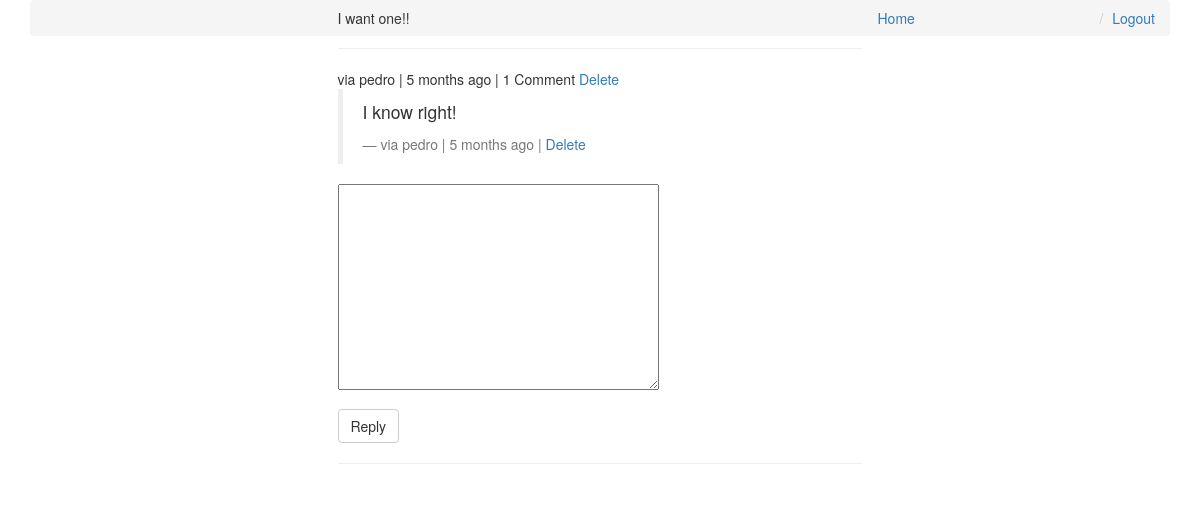
The page /comments/3/ (signed in) on the database its author committed.
### comments/models.py (models this page shows, shortened)
class Comment(models.Model):
    user = models.ForeignKey(settings.AUTH_USER_MODEL, default=1)
    content_type = models.ForeignKey(ContentType, on_delete=models.CASCADE)
    object_id = models.PositiveIntegerField()
    content_object = GenericForeignKey('content_type', 'object_id')
    parent = models.ForeignKey('self', null=True, blank=True)
    content = models.TextField()
    timestamp = models.DateTimeField(auto_now_add=True)
    objects = CommentManager()
    class Meta:
        ordering = ['-timestamp']
    def get_delete_url(self):
        return reverse('comments:delete', kwargs={'id': self.id})
    def children(self):
        return Comment.objects.filter(parent=self)
    @property
    def is_parent(self):
        if self.parent is not None:
            return False
        return True

### comments/views.py (the view, shortened to what this page needs)
# urls.py: url(r'^(?P<id>\d+)/$', comment_thread, name='thread'),
def comment_thread(request, id):
    try:
        comment = Comment.objects.get(id=id)
    except:
        raise Http404
    if not comment.is_parent:
        comment = comment.parent
    content_object = comment.content_object  # Post that the comment is on
    content_id = comment.content_object.id
    initial_data = {
        'content_type': comment.content_type,
        'object_id': comment.object_id
    }
    comment_form = CommentForm(request.POST or None, initial=initial_data)
    context = {
        'comment': comment,
        'comment_form': comment_form,
    }
    return render(request, 'comment_thread.html', context)

### comments/forms.py
class CommentForm(forms.Form):
    content_type = forms.CharField(widget=forms.HiddenInput)
    object_id = forms.IntegerField(widget=forms.HiddenInput)
    content = forms.CharField(label='', widget=forms.Textarea)

### templates/comment_thread.html (shortened to what this page needs)
{% extends "base.html" %}
{% load urlify %}
{% block content %}
    <div class='col-sm-6 col-sm-offset-3'>
        <p>{{ comment.content }}</p>
        <hr>
        <footer>via {{ comment.user }} | {{ comment.timestamp|timesince }} ago | {% if comment.children.count > 0 %} {{ comment.children.count }} Comment{% if comment.children.count > 1 %}s {% endif %}{% endif %} {% if request.user == comment.user %}<a href="{{ child_comment.get_delete_url }}">Delete</a> {% endif %}</footer>
        <div>
            {% for child_comment in comment.children %}
                <blockquote>
                    <p>{{ child_comment.content }}</p>
                    <footer>via {{ child_comment.user }} | {{ child_comment.timestamp|timesince }} ago | {% if request.user == child_comment.user %}<a href="{{ child_comment.get_delete_url }}">Delete</a> {% endif %}</footer>
                </blockquote>
            {% endfor %}
            {% if request.user.is_authenticated %}
                <form method="POST" action=".">
                    <div class="form-group">
                        {{ comment_form }}
                    </div>
                    <input type="submit" class="btn btn-default" value="Reply">
                </form>
            {% else %}
                <p>You must login to comment.</p>
            {% endif %}
        </div>
        <hr>
    </div>
{% endblock content %}

### rows shown on the page
Comment: content "I want one!!", user "pedro", timestamp "5 months", children.count "1"
Comment: content "I know right!", user "pedro", timestamp "5 months"
